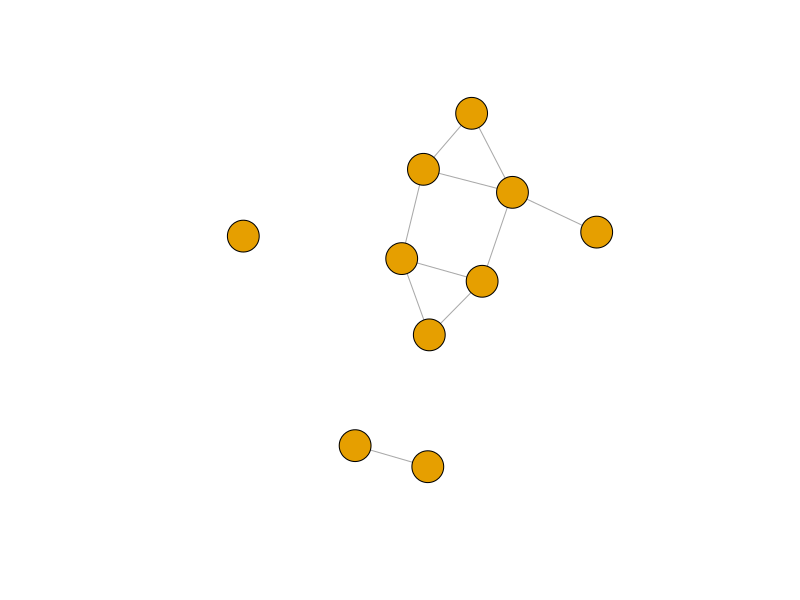
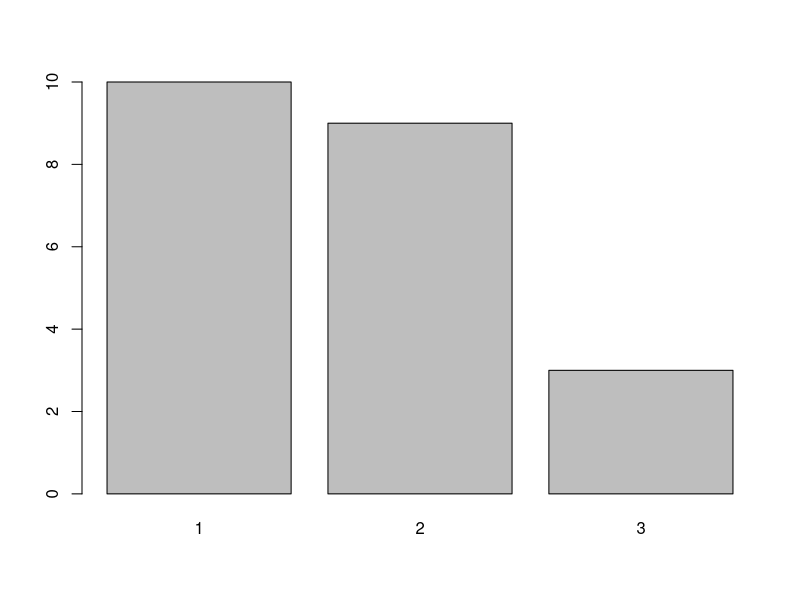
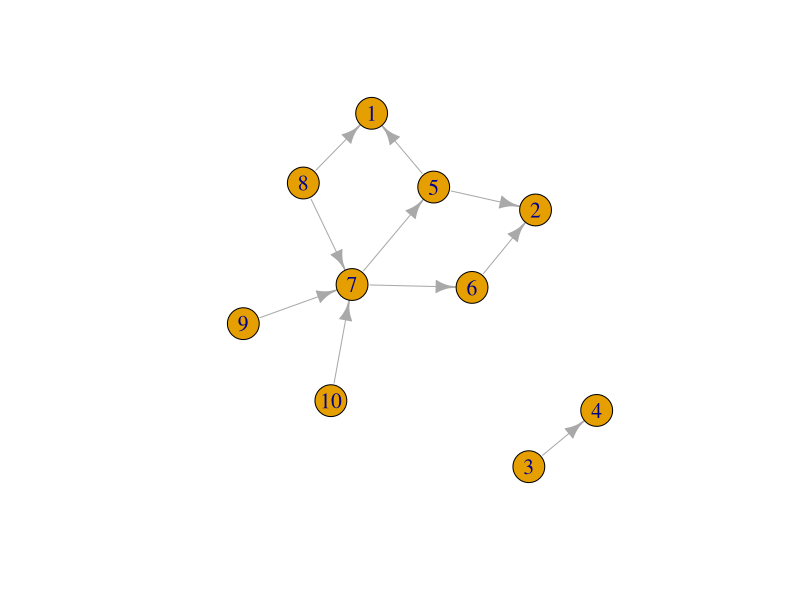
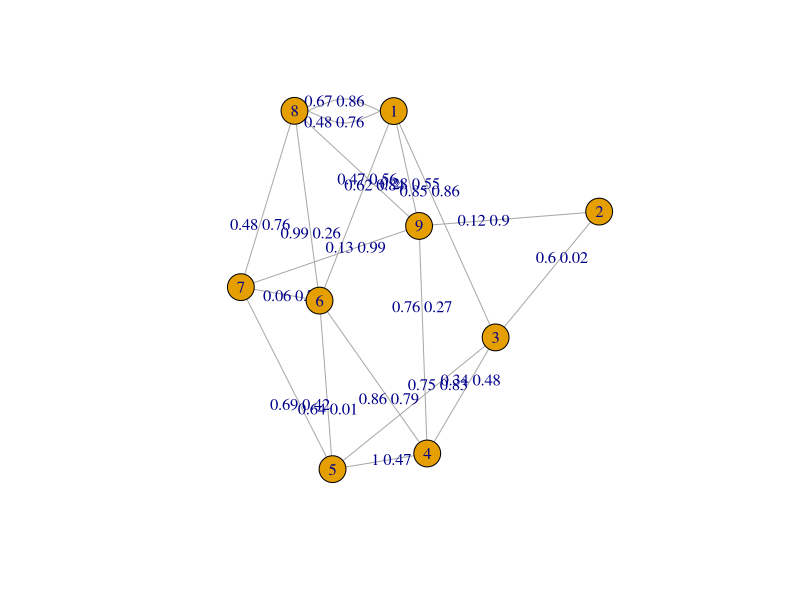
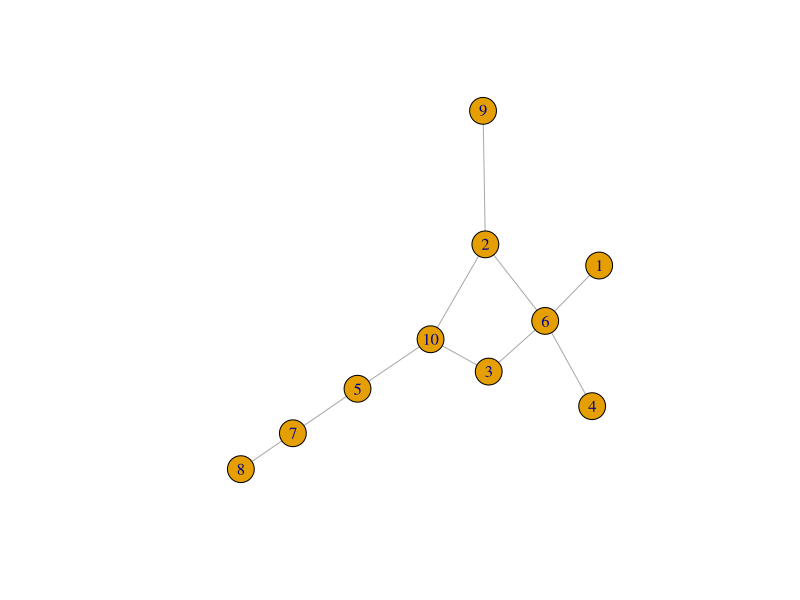

Source code (R) for these figures, in order: (Note: this script raises an error after producing the figures.)
# Zapoznanie sie z przykadami na slajdach 3-13
# Plik do ćwiczeń lab3.zip

# - wyznaczanie srednicy sieci, wazonych, skierowanych
# - etykiety i identyfikatory wezlow
# - wyznaczanie sciezek dla grafow nieskierowanych, skierowanych i wazonych
# - closeness centrality, wazone, skierowane
# - betweeness centrality, wazone, skierowane
# - eigenvector, wazone, skierowane
# - transitivity (clustering coefficient), wazone, skierowane

## S3 Srednica i nakrotsze sciezki
library("igraph")
graph <- sample_gnm(n=10, m=10)
plot(graph, vertex.label=NA, vertex.size=18, vertex.label.cex=1.3)

# Srednica sieci
d = diameter(graph, directed=F, weights=NA)

# Najkrotsze sciezki
shortest.paths(graph)
shortest.paths(graph, 1, 10)
average.path.length(graph)
path.length.hist(graph)

# res - histogram
# unconnected - liczba par, dla których pierwszy wezel nie jest dostepny z drugiego

tab <- as.table(path.length.hist(graph)$res)
names(tab) <- 1:length(tab)
barplot(tab)


## S4 Sciezki w grafach skierowanych
graph <- sample_gnm(n=10, m=10, directed = TRUE)
plot(graph, vertex.size=18, vertex.label.cex=1.3)
# Srednica sieci
diameter(graph, directed=T, weight=NA)
get.diameter(graph, directed = TRUE)

# Najkrotsze sciezki
shortest.paths(graph, mode="out")
shortest.paths(graph, mode="in")
shortest.paths(graph, mode="all")
shortest.paths(graph, 8, 10, mode="out") # zamiast FROM TO numery wewzlow

## S5 Odczyt grafów skierowanych i wag krawdzi
setwd("C:/Dev/complex_networks/lab_3/")
graph <- read.graph("data/directed.txt", format="edgelist")

# Graf skierowany - konwersja z data frame df
df <- read.table("data/directed.txt", sep=" ", header = FALSE)
df
graph <- graph.data.frame(df)
shortest.paths(graph, mode="out")
shortest.paths(graph, mode="in")
shortest.paths(graph, mode="all")
shortest.paths(graph, 1, 7, mode="out") # zamiast FROM TO numery wewzlow

## S6 Srednica z uwzglednieniem wag
df <- read.table("data/weighted.txt", sep = " ", header = TRUE)
graph <- graph.data.frame(df, directed = FALSE)
plot(graph, edge.label = paste(df$weight1, df$weight2, sep=" "))

edge.attributes(graph)
E(graph)$weight1 <- df$weight1
E(graph)$weight2 <- df$weight2

graph <- set.edge.attribute(graph, "weight1", value=df$weight1)
graph <- set.edge.attribute(graph, "weight2", value=df$weight2)

# Wazona srednica
diameter(graph, directed = TRUE, unconnected = TRUE, weights = df$weight1)
get_diameter(graph, weights = df$weight1)
diameter(graph, directed = TRUE, unconnected = TRUE, weights = df$weight2)
get_diameter(graph, weights = df$weight2)

## S7 Grafy nazwane i nienazwane i odwolania do wezlow
# Identyfikatory wezlow graf nienazwany
graph <- sample_gnm(n=10, m=10)
V(graph)
V(graph)$name 
plot(graph)
is_named(graph)

# Identyfikatory wezlow graf nazwany
graph <- sample_gnm(n=10, m=10)
set_vertex_attr("name", value = letter[1:10])
V(graph)
V(graph)$name
plot(graph, vertex.label=V(graph)$name)
as.numeric(V(graph))

# Identyfikatory wczytywane z pliku
df <- read.table("weighted.txt", sep = " ", header = TRUE)
graph <- graph.data.frame(df, directed = FALSE)
V(graph) # 9 1 2 3 4 czyli wezel z etykieta 9 ma id 1
V(graph)$name
as.numeric(V(graph))
plot(graph, vertex.label=V(graph)$name)
plot(graph, vertex.label=as.numeric(V(graph)))
neighbors(graph, 1) # sasiedzi 9
neighbors(graph, "9")
neighbors(graph, 9)

## S8 Alfanumeryczne nazwy wezlow w pliku
df <- read.table("data/weighted_abc.txt", sep = " ", header = TRUE)
graph <- graph.data.frame(df, directed = TRUE)
plot(graph, vertex.label=V(graph)$name, edge.label = paste(df$weight1, df$weight2, sep=" "))
V(graph)

shortest.paths(graph, 1, 2, weights=df$weight1, mode="out")
shortest.paths(graph, "a", "b", weights=df$weight1, mode="out")
plot(graph, vertex.label=V(graph)$name)
plot(graph, vertex.label=as.numeric(V(graph)))

## S9 Sciezki wazone i odwolania do wezlow
df <- read.table("data/weighted.txt", sep = " ", header = TRUE)
graph <- graph.data.frame(df, directed = TRUE)
plot(graph, edge.label = paste(df$weight1, df$weight2, sep=" "))
shortest.paths(graph, 1, weights=df$weight1, mode="out") # wynik wezla id=1 "9"
shortest.paths(graph, "9", weights=df$weight1, mode= "out") #wynik dla name="9"
shortest.paths(graph, 1, 7, weights=df$weight1, mode= "out") #wynik dla "9" i "6"
shortest.paths(graph, "1", "7", weights=df$weight1, mode= "out") #wynik dla "1" "7"
# in vs out weight1 np. koszt
shortest.paths(graph, "2", "3", weights=df$weight1, mode= "in")
shortest.paths(graph, "2", "3", weights=df$weight1, mode= "out")
# in vs out weight2 np. czas
shortest.paths(graph, "9", "5", weights=df$weight2, mode= "in")
shortest.paths(graph, "9", "5", weights=df$weight2, mode= "out")

## S10 Closeness dla grafow skierowanych i wazonych
graph <- sample_gnm(n=10, m=20)
plot(graph)
closeness(graph)
closeness(graph,vids=c("1","2"))

df <- read.table("data/closeness2.txt", sep = " ", header = TRUE )
graph <- graph.data.frame(df, directed = FALSE )
plot(graph, vertex.label=V(graph)$name)
closeness(graph)
closeness(graph,vids=c("1", "9"))

## S11 Closeness dla grafow skierowanych i wazonych
df <- read.table("data/closeness.txt", sep = " ", header = TRUE)
graph <- graph.data.frame(df, directed = FALSE )
plot(graph,edge.label = paste(df$weight1, df$weight2,sep=" "))
closeness(graph, weights = df$weight1)

df <- read.table("closeness.txt", sep = " ", header = TRUE )
graph <- graph.data.frame(df, directed = TRUE )
plot(graph,edge.label = paste(df$weight1, df$weight2,sep=" "))
closeness(graph)

## S12 Betweenness dla grafow skierowanych i wazonych
graph <- sample_gnm(n=10, m=20)
plot(graph)
betweenness(graph)

df <- read.table("data/closeness2.txt", sep = " ", header = TRUE )
graph <- graph.data.frame(df, directed = FALSE )
plot(graph, vertex.label=V(graph)$name)
betweenness(graph)
b <- betweenness(graph)

betweenness(graph, v = V(graph), directed = TRUE, weights = NULL,
            nobigint = TRUE, normalized = FALSE)

## S13 Eigenvector i clustering coefficient
df <- read.table("data/directed.txt", sep = " ", header = TRUE )
graph <- graph.data.frame(df, directed = FALSE )
plot(graph, vertex.label=V(graph)$name)
eigen_centrality(graph)
transitivity(graph) # clustering coefficient
page_rank(graph)

# 2. Do wyboru slajd 14 (analiza polaczen lotniczych), 
# slajd 15 (analiza korespondencji email) lub slajd 16 inna podobna siec